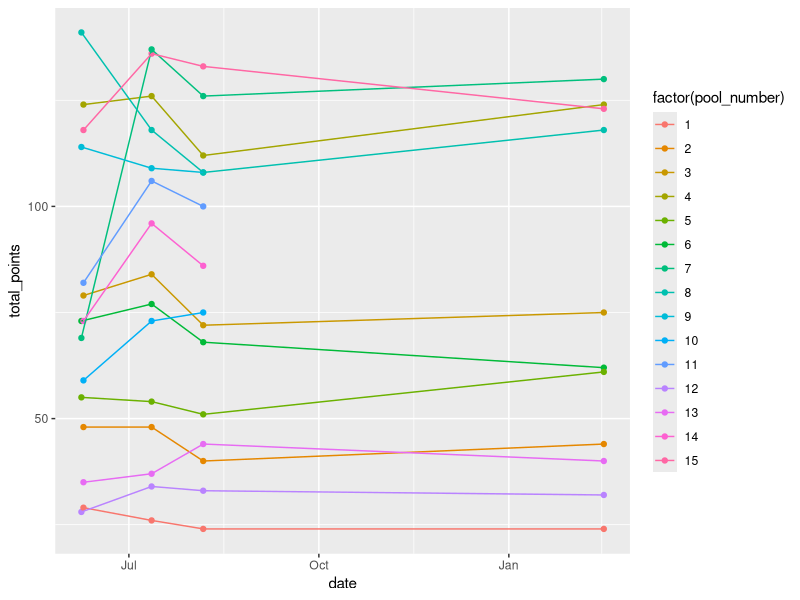
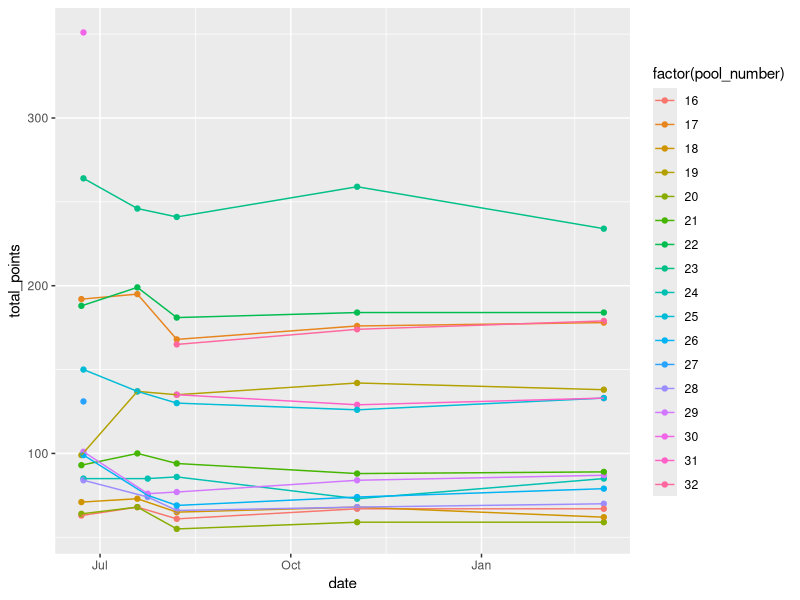
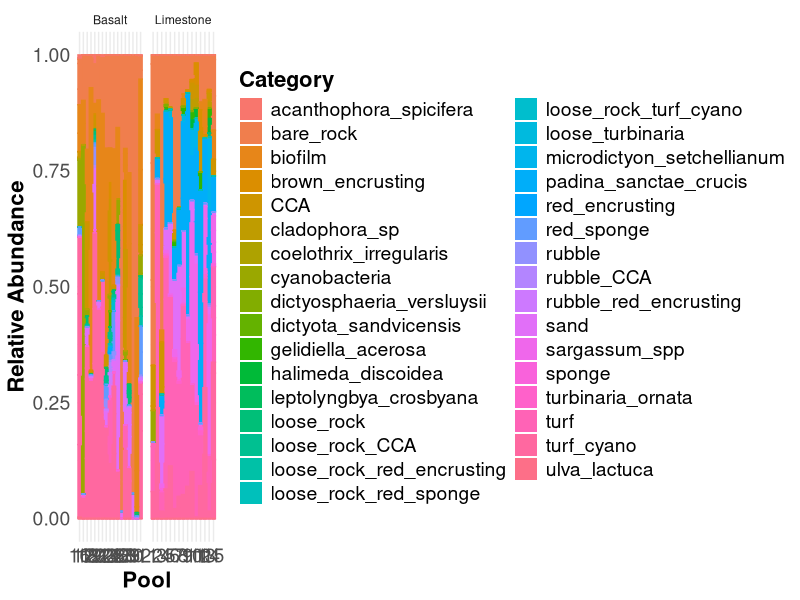
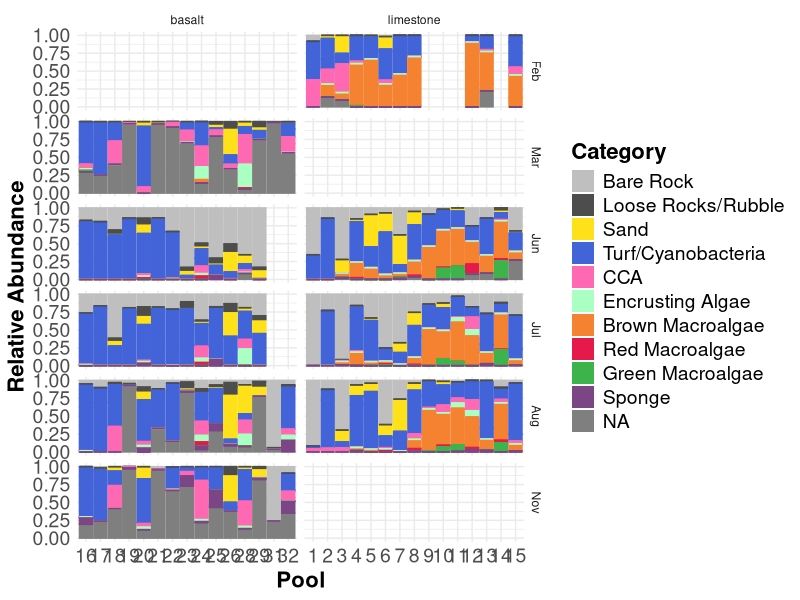
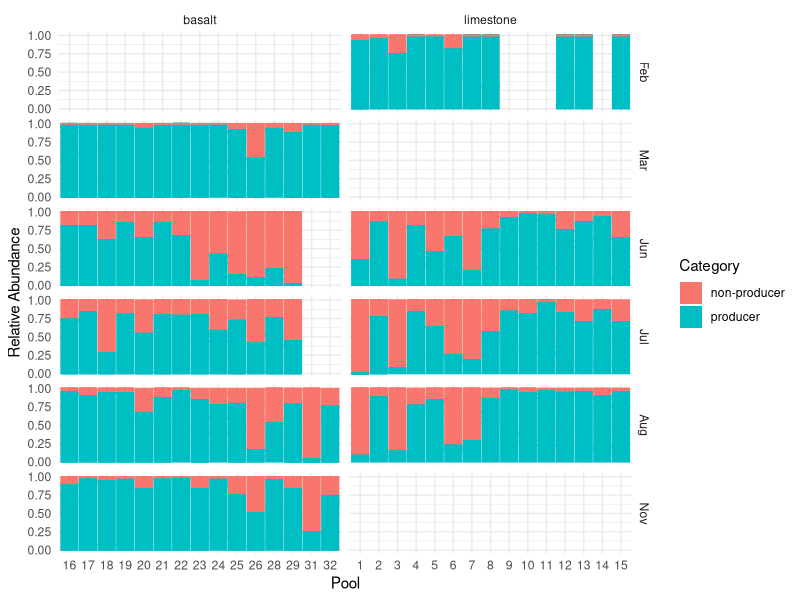
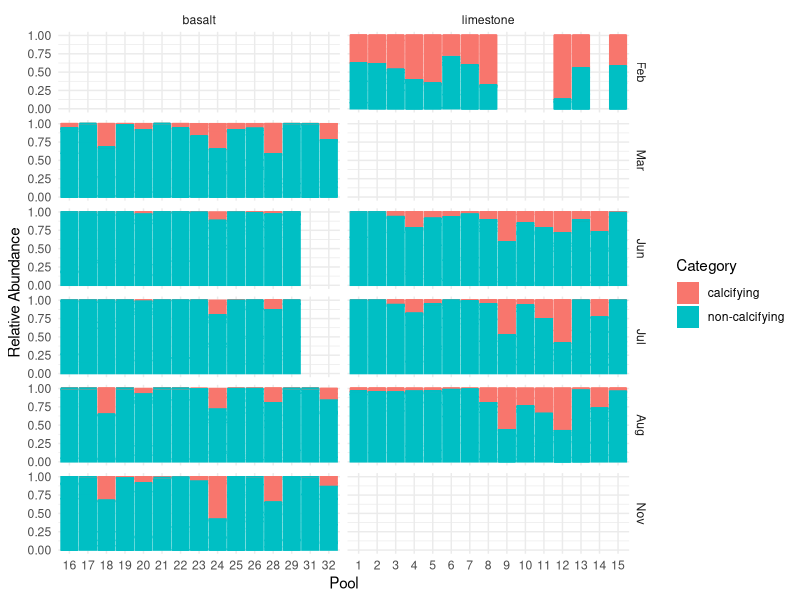

These charts were generated, in order, by the following R code: (Note: this script raises an error after producing the figures.)
## ---- chunk 1
library(tidyverse)
library(here)
## ---- chunk 2
benthic <- read_csv(here("Data", "benthic_community_composition.csv"))
mobile <- read_csv(here("Data", "mobile_community_composition.csv"))
tp_parameters <- read_csv(here("Data", "tidepool_parameters.csv"))
categories <- read_csv(here("Data", "community_composition_categories.csv"))
## ---- chunk 3
benthic %>% filter(site %in% "Kaihalulu Beach") %>% ggplot(aes(x = date, y = total_points, color = factor(pool_number))) + geom_point() + geom_line() 
## ---- chunk 4
benthic %>% filter(site %in% "Sandy Beach") %>% ggplot(aes(x = date, y = total_points, color = factor(pool_number))) + geom_point() + geom_line() 
## ---- chunk 5
benthic$month <- month(benthic$date, label = TRUE)
## ---- chunk 6
benthic_long <- benthic %>%
  select(-c("notes":"observers")) %>%
  pivot_longer(
    cols = c("bare_rock":"red_sponge"),
    names_to = "id",
    values_to = "num_points")
## ---- chunk 7
benthic_categories <- left_join(benthic_long, categories)
## ---- chunk 8
benthic_long <- benthic_long %>%
                mutate(spp_percent_cover = (num_points/total_points)*100)
## ---- chunk 9
benthic_long %>% ggplot(aes(x= factor(pool_number),
               y = num_points, 
               fill= factor(id), 
               color= id)) + # set lines surrounding each color to match the fill colors 
      geom_bar(stat="identity", position="fill") + # stacked bars
      facet_wrap(~substrate, scales = "free_x",
                 labeller = as_labeller(c(basalt = "Basalt", limestone = "Limestone"))) + 
  
      labs(x = "Pool", # labels
           y="Relative Abundance",
           fill = "Category") +

      theme_minimal() +  # theme
      theme(title = element_text(size = 18, face = "bold"), # make title bigger and bold
            axis.title = element_text(size = 16), # make all text bigger
            axis.text = element_text(size = 14),
            legend.title = element_text(size = 16),
            legend.text = element_text(size = 14)) +
    
      
      guides(color = "none") #+ # keep only legend for fill since fill and color are the same
      
#      scale_fill_manual(values = c('#e6194b', '#3cb44b', "lightblue", '#4363d8', '#f58231', '#000075', '#46f0f0', '#f032e6', '#fabebe', '#800000', '#008080',  '#e6beff', '#aaffc3', '#ffe119' , '#808000')) +
      
#      scale_color_manual(values = c('#e6194b', '#3cb44b', "lightblue", '#4363d8', '#f58231', '#000075', '#46f0f0', '#f032e6', '#fabebe', '#800000', '#008080',  '#e6beff', '#aaffc3', '#ffe119' , '#808000'))
## ---- chunk 10
benthic_categories_pcover <- benthic_categories %>%
                             mutate(cat_percent_cover = (num_points/total_points)*100) %>%
                             select(-c(total_points, id, num_points, production, calcification)) %>%
                             group_by(date, site, water_date, pool_number, substrate, category, category_name) %>%
                             mutate(cat_percent_cover = sum(cat_percent_cover)) %>%
                             distinct(date, site, water_date, pool_number, substrate, .keep_all = TRUE)  # Ensure only one row per pool
## ---- chunk 11
# Change order levels 
benthic_categories$category_name <- factor(benthic_categories$category_name, 
                                             levels=c("Bare Rock", "Loose Rocks/Rubble", "Sand", "Turf/Cyanobacteria", "CCA", "Encrusting Algae", "Brown Macroalgae", "Red Macroalgae", "Green Macroalgae", "Sponge"))
## ---- chunk 12
benthic_categories %>% 
  filter(!pool_number %in% c(27, 30)) %>%
  ggplot(aes(x= factor(pool_number),
               y = num_points, 
               fill= factor(category_name), 
               color= category_name)) + # set lines surrounding each color to match the fill colors
      geom_bar(stat="identity", position="fill") + # stacked bars
      facet_grid(month ~substrate, scales = "free_x") +
  
      labs(x = "Pool", # labels
           y="Relative Abundance",
           fill = "Category") +

      theme_minimal() +  # theme
      theme(title = element_text(size = 18, face = "bold"), # make title bigger and bold
            axis.title = element_text(size = 16), # make all text bigger
            axis.text = element_text(size = 14),
            legend.title = element_text(size = 16),
            legend.text = element_text(size = 14)) +
    
      
      guides(color = "none")  + # keep only legend for fill since fill and color are the same
      
      scale_fill_manual(values = c('gray75', 'gray30', '#ffe119', '#4363d8', "hotpink", '#aaffc3', '#f58231', '#e6194b', '#3cb44b', "#7C4585")) +
      
      scale_color_manual(values = c('gray75', 'gray30', '#ffe119', '#4363d8', "hotpink", '#aaffc3', '#f58231', '#e6194b', '#3cb44b', "#7C4585"))
## ---- chunk 13
benthic_producers <- benthic_categories %>%
                             mutate(cat_percent_cover = (num_points/total_points)*100) %>%
                             select(-c(total_points, id, num_points, category, category_name, calcification)) %>%
                             group_by(date, site, water_date, pool_number, substrate, production) %>%
                             mutate(prod_percent_cover = sum(cat_percent_cover)) %>%
                             distinct(date, site, water_date, pool_number, substrate, .keep_all = TRUE)  # Ensure only one row per pool
## ---- chunk 14
benthic_prod_wide <- benthic_producers %>%
  select(!cat_percent_cover) %>%
  pivot_wider(
    names_from = production,
    values_from = prod_percent_cover) %>%
  rename("producer_pcover" = "producer",
         "non_producer_pcover" = "non-producer")
## ---- chunk 15
benthic_categories %>% 
  filter(!pool_number %in% c(27, 30)) %>%
  ggplot(aes(x= factor(pool_number),
               y = num_points, 
               fill= factor(production), 
               color= production)) + # set lines surrounding each color to match the fill colors
      geom_bar(stat="identity", position="fill") + # stacked bars
      facet_grid(month ~substrate, scales = "free_x") +
  
      labs(x = "Pool", # labels
           y="Relative Abundance",
           fill = "Category")  +
  
      guides(color = "none")  + # keep only legend for fill since fill and color are the same
      theme_minimal() 
## ---- chunk 16
benthic_calcifiers <- benthic_categories %>%
                             mutate(cat_percent_cover = (num_points/total_points)*100) %>%
                             select(-c(total_points, id, num_points, category, category_name, production)) %>%
                             group_by(date, site, water_date, pool_number, substrate, calcification) %>%
                             mutate(calc_percent_cover = sum(cat_percent_cover)) %>%
                             distinct(date, site, water_date, pool_number, substrate, .keep_all = TRUE)  # Ensure only one row per pool
## ---- chunk 17
benthic_calc_wide <- benthic_calcifiers %>%
  select(!cat_percent_cover) %>%
  pivot_wider(
    names_from = calcification,
    values_from = calc_percent_cover) %>%
  rename("calcifying_pcover" = "calcifying",
         "non_calcifying_pcover" = "non-calcifying")
## ---- chunk 18
benthic_categories %>% 
  filter(!pool_number %in% c(27, 30)) %>%
  ggplot(aes(x= factor(pool_number),
               y = num_points, 
               fill= factor(calcification), 
               color= calcification)) + # set lines surrounding each color to match the fill colors
      geom_bar(stat="identity", position="fill") + # stacked bars
      facet_grid(month ~substrate, scales = "free_x") +
  
      labs(x = "Pool", # labels
           y="Relative Abundance",
           fill = "Category")  +
  
      guides(color = "none")  + # keep only legend for fill since fill and color are the same
      theme_minimal() 
## ---- chunk 19
mobile <- left_join(mobile, tp_parameters, by = c("pool_number", "site", "substrate"))
## ---- chunk 20
mobile$month <- month(mobile$date, label = TRUE)
## ---- chunk 21
mobile_long <- mobile %>%
  select(-c("notes.x":"perimeter_m", "depth":"notes.y")) %>%
  pivot_longer(
    cols = c("hermit_crab_large":"shrimp"),
    names_to = "id",
    values_to = "count")
## ---- chunk 22
mobile_categories <- left_join(mobile_long, categories)
## ---- chunk 23
mobile_categories_density <- mobile_categories %>%
                             mutate(density = (count/surface_area_m2)) %>%
                             select(-c(count, id, surface_area_m2)) %>%
                             group_by(date, site, water_date, pool_number, substrate, category, category_name) %>%
                             mutate(density = sum(density)) %>%
                             distinct(date, site, water_date, pool_number, substrate, .keep_all = TRUE)  # Ensure only one row per pool
## ---- chunk 24
mobile_calcifiers <- mobile_categories %>%
                        mutate(density = (count/surface_area_m2)) %>%
                        select(-c(count, id, surface_area_m2, category, category_name, production)) %>%
                        group_by(date, site, water_date, pool_number, substrate, calcification) %>%
                        mutate(calc_density = sum(density)) %>%
                       distinct(date, site, water_date, pool_number, substrate, .keep_all = TRUE)  # Ensure only one row per pool
## ---- chunk 25
mobile_calc_wide <- mobile_calcifiers %>%
  select(!density) %>%
  pivot_wider(
    names_from = calcification,
    values_from = calc_density) %>%
  rename("calcifying_density" = "calcifying",
         "non_calcifying_density" = "non-calcifying")
## ---- chunk 26
mobile_producers <- mobile_categories %>%
                      mutate(density = (count/surface_area_m2)) %>%
                      select(-c(count, id, surface_area_m2, category, category_name, calcification)) %>%
                      group_by(date, site, water_date, pool_number, substrate, production) %>%
                      mutate(prod_density = sum(density)) %>%
                      distinct(date, site, water_date, pool_number, substrate, .keep_all = TRUE)  # Ensure only one row per pool
## ---- chunk 27
mobile_prod_wide <- mobile_producers %>%
  select(!density) %>%
  pivot_wider(
    names_from = production,
    values_from = prod_density) %>%
  rename("producer_density" = "producer",
         "non_producer_density" = "non-producer")
## ---- chunk 28
mobile_categories_density %>% 
  filter(!pool_number %in% c(27,30)) %>%
  ggplot(aes(x = factor(pool_number),
             y = log(density), 
             fill = category, 
             color = category)) +
  geom_bar(stat = "identity") +
  facet_grid(month~substrate, scale = "free_x") 
## ---- chunk 29
comm_comp_summary <- list(benthic_prod_wide, benthic_calc_wide, mobile_prod_wide, mobile_calc_wide) %>% reduce(left_join)

comm_comp_summary <- as.data.frame(comm_comp_summary) %>%
                        select(-date) %>%
                        rename("date" = "water_date")

write.csv(comm_comp_summary, here("Data", "comm_comp_summary.csv"))
